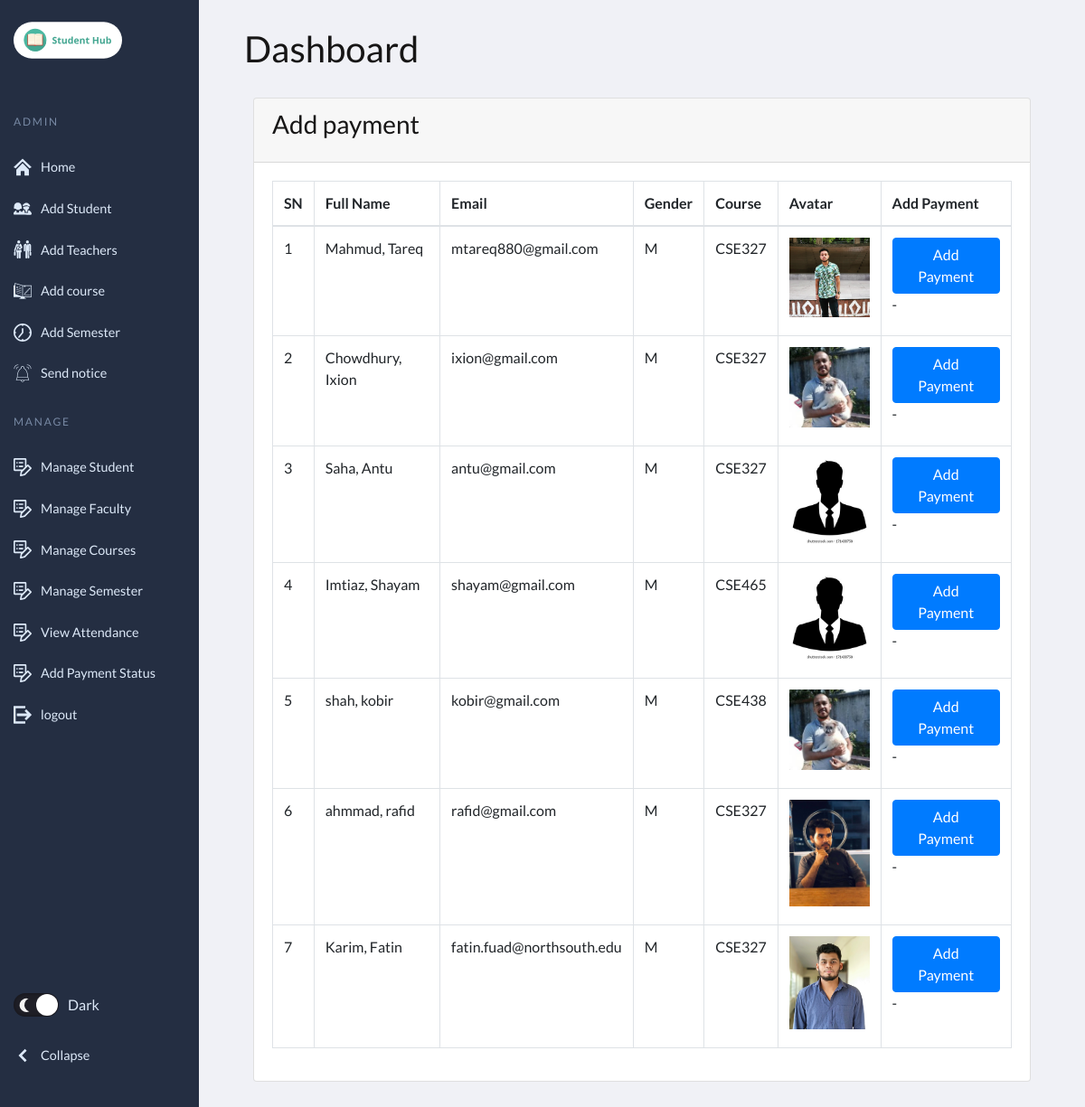
The page /home/add_payment/ on the database its author committed.
### student_management_app/models.py (models this page shows, shortened)
class CustomUser(AbstractUser):
    USER_TYPE = ((1, "HOD"), (2, "Staff"), (3, "Student"))
    GENDER = [("M", "Male"), ("F", "Female")]
    username = None  # Removed username, using email instead
    email = models.EmailField(unique=True)
    user_type = models.CharField(default=1, choices=USER_TYPE, max_length=1)
    gender = models.CharField(max_length=1, choices=GENDER)
    profile_pic = models.ImageField()
    address = models.TextField()
    created_at = models.DateTimeField(auto_now_add=True)
    updated_at = models.DateTimeField(auto_now=True)
    USERNAME_FIELD = "email"
    REQUIRED_FIELDS = []
    objects = CustomUserManager()

class Student(models.Model):
    admin = models.OneToOneField(CustomUser, on_delete=models.CASCADE)
    course = models.ForeignKey(Course, on_delete=models.DO_NOTHING, null=True, blank=False)
    session = models.ForeignKey(Semester, on_delete=models.DO_NOTHING, null=True)

class Course(models.Model):
    name = models.CharField(max_length=120)
    created_at = models.DateTimeField(auto_now_add=True)
    updated_at = models.DateTimeField(auto_now=True)

### student_management_app/adminviews.py (the view)
# urls.py: path('add_payment/',adminviews.payment_status,name='add_payment'),
def payment_status(request):
    students = CustomUser.objects.filter(user_type=3)
    context = {
        'students': students,
        'page_title': 'Add payment'
    }
    return render(request, "add_payment.html", context)

### student_management_app/templates/add_payment.html (shortened to what this page needs)
{% extends 'base2.html' %}
{% load static %}
{% block body_block %}
<section class="content">
    <div class="container-fluid">
        <div class="row">
            <div class="col-md-12">
                <div class="card">
                    <div class="card-header">
                        <h3 class="card-title">{{page_title}}</h3>
                    </div>
                    <div class="card-body">
                        <table id="example2" class="table table-bordered table-hover">
                            <thead>
                                <tr>
                                    <th>SN</th>
                                    <th>Full Name</th>
                                    <th>Email</th>
                                    <th>Gender</th>
                                    <th>Course</th>
                                    <th>Avatar</th>
                                    <th>Add Payment</th>
                                </tr>
                            </thead>
                            <tbody>
                                {% for student in students %}
                                <tr>
                                    <td>{{ forloop.counter }}</td>
                                    <td>{{student.last_name}}, {{student.first_name}}</td>
                                    <td>{{student.email}}</td>
                                    <td>{{student.gender}}</td>
                                    <td>{{student.student.course.name}}</td>
                                    <td>
                                        {% if student.profile_pic == ""  %}
                                        No Image
                                        {% else %}
                                        <img class="img img-fluid mb-2" height="100" width="100"
                                            src="{{student.profile_pic}}" alt="">
                                        {% endif %}
                                    </td>
                                    <td><a href="{% url 'student_app:update_payment' student.student.id %}" class="btn btn-primary">Add Payment</a> -
                                    </td>
                                </tr>
                                {% endfor %}
                            </tbody>
                        </table>
                    </div>
                </div>
            </div>
        </div>
    </div>
</section>
{% endblock %}

### static/css/main.css (style rules this page uses)
:root { --page-header-bgColor: #242e42; --page-header-bgColor-hover: #1d2636; --page-header-txtColor: #dde9f8; --page-header-headingColor: #7889a4; --page-header-width: 220px; --page-content-bgColor: #f0f1f6; --page-content-txtColor: #171616; --page-content-blockColor: #fff; --white: #fff; --black: #333; --blue: #00b9eb; --red: #ec1848; --border-radius: 4px; --box-shadow: 0 0 10px -2px rgba(0, 0, 0, 0.075); --switch-bgLightModeColor: #87cefa; --switch-sunColor: gold; --switch-moonColor: #f4f4f4; --switch-bgDarkModeColor: #1f1f27; }
* { padding: 0; margin: 0; box-sizing: border-box; }
a, button { color: inherit; }
a { text-decoration: none; }

### rows shown on the page
CustomUser: last_name "Mahmud", first_name "Tareq", email "mtareq880@gmail.com", gender "M", student.course.name "CSE327", profile_pic (picture)
CustomUser: last_name "Chowdhury", first_name "Ixion", email "ixion@gmail.com", gender "M", student.course.name "CSE327", profile_pic (picture)
CustomUser: last_name "Saha", first_name "Antu", email "antu@gmail.com", gender "M", student.course.name "CSE327", profile_pic (picture)
CustomUser: last_name "Imtiaz", first_name "Shayam", email "shayam@gmail.com", gender "M", student.course.name "CSE465", profile_pic (picture)
CustomUser: last_name "shah", first_name "kobir", email "kobir@gmail.com", gender "M", student.course.name "CSE438", profile_pic (picture)
CustomUser: last_name "ahmmad", first_name "rafid", email "rafid@gmail.com", gender "M", student.course.name "CSE327", profile_pic (picture)
CustomUser: last_name "Karim", first_name "Fatin", email "fatin.fuad@northsouth.edu", gender "M", student.course.name "CSE327", shows a picture

### other values the page prints
{{ page_title }} "Add payment"
